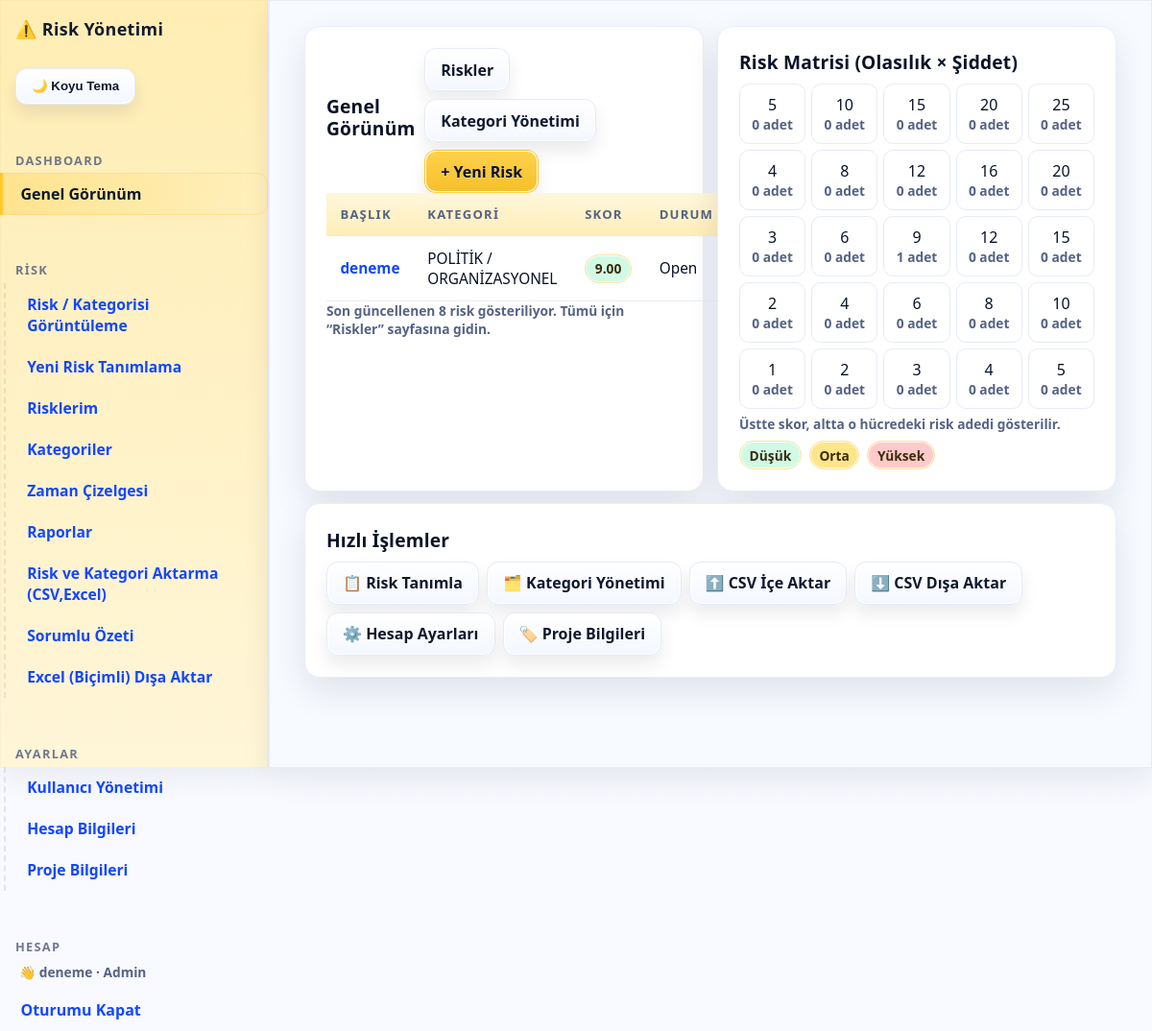
Screenshot of /dashboard (signed in) with the database file from the repository.
### riskapp/models.py (models this page shows, shortened)
class Risk(db.Model):
    __tablename__ = "risks"
    id          = db.Column(db.Integer, primary_key=True)
    title       = db.Column(db.String(200), nullable=False, index=True)
    category    = db.Column(db.String(100), nullable=True, index=True)  # not: string olarak kalıyor
    description = db.Column(db.Text, nullable=True)
    owner       = db.Column(db.String(120), nullable=True)
    status      = db.Column(db.String(50), default="Open", index=True)
    risk_type   = db.Column(db.String(20), nullable=True)   # "product" | "project" | ...
    responsible = db.Column(db.String(120), nullable=True)  # Sorumlu kişi/ekip
    mitigation  = db.Column(db.Text, nullable=True)         # Önlemler / faaliyetler
    duration    = db.Column(db.String(100), nullable=True)  # Etki süresi (örn: 6 ay, proje boyunca)
    start_month = db.Column(db.String(20),  nullable=True)  # Başlangıç ayı (YYYY-MM)
    end_month   = db.Column(db.String(20),  nullable=True)  # Bitiş ayı (YYYY-MM)
    project_id  = db.Column(db.Integer, index=True)         # ProjectInfo.id ile eşleştirilir (FK opsiyonel)
    created_at  = db.Column(db.DateTime, default=datetime.utcnow)
    updated_at  = db.Column(db.DateTime, default=datetime.utcnow, onupdate=datetime.utcnow)
    evaluations = db.relationship(
        "Evaluation", backref="risk", cascade="all, delete-orphan", lazy=True
    )
    comments = db.relationship(
        "Comment", backref="risk", cascade="all, delete-orphan", lazy=True
    )
    def avg_prob(self):
        vals = [e.probability for e in self.evaluations if e.probability is not None]
        return (sum(vals) / len(vals)) if vals else None
    def avg_sev(self):
        vals = [e.severity for e in self.evaluations if e.severity is not None]
        return (sum(vals) / len(vals)) if vals else None
    def score(self):
        ap, asv = self.avg_prob(), self.avg_sev()
        if ap is None or asv is None:
            return None
        return round(ap * asv, 2)

### riskapp/app.py (the view)
    @app.route("/dashboard")
    def dashboard():
        pid = _get_active_project_id()
        query = Risk.query
        if pid:
            query = query.filter(Risk.project_id == pid)
        risks = query.order_by(Risk.updated_at.desc()).all()
        matrix = [[0] * 5 for _ in range(5)]
        for r in risks:
            ap, asv = r.avg_prob(), r.avg_sev()
            if ap and asv:
                pi = min(max(int(round(ap)), 1), 5) - 1
                si = min(max(int(round(asv)), 1), 5) - 1
                matrix[si][pi] += 1
        return render_template("dashboard.html", risks=risks, matrix=matrix)

### riskapp/templates/dashboard.html (shortened to what this page needs)
{% extends "base.html" %}
{% block content %}
<div class="grid grid-2">
  <div class="card">
    <div style="display:flex;justify-content:space-between;align-items:center">
      <h3>Genel Görünüm</h3>
      <div style="display:flex;gap:8px;flex-wrap:wrap">
        <a class="btn" href="{{ url_for('risk_select') }}">Riskler</a>
        {% if session.get('role') == 'admin' %}
          <a class="btn" href="{{ url_for('categories_index') }}">Kategori Yönetimi</a>
        {% endif %}
        <a class="btn btn-primary" href="{{ url_for('risk_new') }}">+ Yeni Risk</a>
      </div>
    </div>
    <table class="table">
      <thead>
        <tr>
          <th>Başlık</th>
          <th>Kategori</th>
          <th>Skor</th>
          <th>Durum</th>
        </tr>
      </thead>
      <tbody>
        {% for r in risks[:8] %}
        <tr>
          <td><a href="{{ url_for('risk_detail', risk_id=r.id) }}">{{ r.title }}</a></td>
          <td>{{ r.category or "-" }}</td>
          <td>
            {% if r.score() %}
              {% set sc = r.score() %}
              <span class="badge {% if sc<10 %}score-low{% elif sc<16 %}score-mid{% else %}score-high{% endif %}">
                {{ '%.2f'|format(sc) }}
              </span>
            {% else %}
              <span class="badge">—</span>
            {% endif %}
          </td>
          <td>{{ r.status }}</td>
        </tr>
        {% else %}
        <tr><td colspan="4" class="small">Henüz risk bulunmuyor. “+ Yeni Risk” ile ekleyin.</td></tr>
        {% endfor %}
      </tbody>
    </table>
    <div class="small">Son güncellenen 8 risk gösteriliyor. Tümü için “Riskler” sayfasına gidin.</div>
  </div>
  <div class="card">
    <h3>Risk Matrisi (Olasılık × Şiddet)</h3>
    <div class="matrix" role="grid" aria-label="Olasılık × Şiddet matrisi">
      {% for s in range(5,0,-1) %}
        {% for p in range(1,6) %}
          {% set count = matrix[5-s][p-1] %}
          {% set score = p * s %}
          <div class="cell"
               title="P={{p}}, S={{s}} · Skor {{score}} · {{count}} adet">
            <div class="cell-score">{{ score }}</div>
            <div class="cell-count small">{{ count }} adet</div>
          </div>
        {% endfor %}
      {% endfor %}
    </div>
    <div class="small" style="margin-top:6px;">
      Üstte skor, altta o hücredeki risk adedi gösterilir.
    </div>
    <div class="small" style="margin-top:8px; display:flex; gap:8px; align-items:center;">
      <span class="badge score-low">Düşük</span>
      <span class="badge score-mid">Orta</span>
      <span class="badge score-high">Yüksek</span>
    </div>
  </div>
</div>
<div class="card" style="margin-top:12px">
  <h3>Hızlı İşlemler</h3>
  <div style="display:flex;flex-wrap:wrap;gap:8px">
    <a class="btn" href="{{ url_for('risk_identify') }}">📋 Risk Tanımla</a>
    {% if session.get('role') == 'admin' %}
      <a class="btn" href="{{ url_for('categories_index') }}">🗂️ Kategori Yönetimi</a>
      <a class="btn" href="{{ url_for('import_suggestions') }}">⬆️ CSV İçe Aktar</a>
    {% endif %}
    <a class="btn" href="{{ url_for('risks_export_csv') }}">⬇️ CSV Dışa Aktar</a>
    <a class="btn" href="{{ url_for('settings_account') }}">⚙️ Hesap Ayarları</a>
    <a class="btn" href="{{ url_for('settings_project') }}">🏷️ Proje Bilgileri</a>
  </div>
</div>
{% endblock %}

### riskapp/static/style.css (style rules this page uses)
:root { --bg:#0b0f14; --card:#121821; --muted:#8aa0b2; --fg:#e6eef8; --accent:#22c55e; --danger:#ef4444; --warn:#f59e0b; --line:#1f2937; --ink:#cfe0f0; --ink-dim:#9db0c0; --ink-strong:#e6eef8; --surface:#0f1a24; --surface-2:#0b1420; --surface-3:#111c29; --surface-4:#122136; --outline:#1b2a40; --ring:#3b82f6; }
html[data-theme="light"] { --bg:#f7f9ff; --card:#ffffff; --muted:#556384; --fg:#0a1328; --accent:#16a34a; --danger:#dc2626; --warn:#d97706; --line:#e6ebf4; --ink:#25324b; --ink-dim:#6b7692; --ink-strong:#0a1328; --surface:#f7faff; --surface-2:#fff7d6; --surface-3:#ffffff; --surface-4:#fff3cc; --outline:#e6ebf4; --ring:#ffd65a; }
* { box-sizing:border-box }
html,body { margin:0; padding:0; background:var(--bg); color:var(--fg); font-family:Inter,system-ui,Segoe UI,Roboto,Arial,sans-serif; -webkit-font-smoothing:antialiased; text-rendering:optimizeLegibility; transition: background .25s ease, color .25s ease; }
a { color:#93c5fd; text-decoration:none }
html[data-theme="light"] a { color:#1247ff }
.card { background:var(--card); border:1px solid var(--line); border-radius:16px; padding:16px; box-shadow:0 10px 30px rgba(0,0,0,.25); transition: background .25s ease, border-color .25s ease, box-shadow .25s ease; }
html[data-theme="light"] .card { box-shadow:0 14px 36px rgba(15,23,42,.10); }
.btn { display:inline-block; padding:10px 14px; border-radius:12px; background:#334155; color:#e5e7eb; border:1px solid var(--line); cursor:pointer; transition:opacity .15s ease, transform .02s ease, box-shadow .25s ease, background .25s ease, color .25s ease; font-weight:700; }
.btn-primary { background:#2563eb }
html[data-theme="light"] .btn { background:linear-gradient(180deg,#ffffff,#f4f7ff); color:#0f182d; border-color:#e6ebf4; box-shadow:0 10px 18px rgba(13,19,33,.08), inset 0 0 0 1px rgba(255,255,255,.95); }
html[data-theme="light"] .btn-primary { background:linear-gradient(180deg,#ffd24d,#f7bf2a); color:#0a1228; border-color:transparent; text-shadow:0 1px 0 rgba(255,255,255,.35); }
.grid { display:grid; gap:16px }
.grid-2 { grid-template-columns:repeat(2,minmax(0,1fr)) }
.table { width:100%; border-collapse:collapse }
.table th,.table td { border-bottom:1px solid var(--line); padding:10px; text-align:left; }
.table th { font-size:.86rem; letter-spacing:.06em; text-transform:uppercase; color:var(--muted); }
html[data-theme="light"] .table th,.table td { border-bottom-color:#e6ebf4; }
.badge { padding:4px 8px; border-radius:999px; font-size:.8rem; border:1px solid var(--line); background:#0f172a; color:var(--fg); }
html[data-theme="light"] .badge { background:#fff7df; border-color:#ffe3a1; color:#3a2c0e; font-weight:700; }
.matrix { display:grid; grid-template-columns:repeat(5,1fr); gap:6px }
.cell { padding:10px; border-radius:10px; text-align:center; background:#0b1220; border:1px solid #1f2a3a; color:var(--fg); }
.score-low { background:#064e3b }
.score-mid { background:#78350f }
.score-high { background:#7f1d1d }
html[data-theme="light"] .cell { background:#ffffff; color:#0a1328; border-color:#e6ebf4; }
html[data-theme="light"] .score-low { background:#d1fae5 }
html[data-theme="light"] .score-mid { background:#fde68a }
html[data-theme="light"] .score-high { background:#fecaca }
.small { font-size:.9rem; color:#a3b5c3 }
html[data-theme="light"] .small { color:#556384 }

### rows the page displays
Risk: title "deneme", category "POLİTİK / ORGANİZASYONEL", sc "9.00", status "Open"

### other values shown
{{ session.get('username') }} "deneme"
{{ session.get('role')|capitalize }} "Admin"
{{ score }} "5" "10" "15" "20" "25" "4" "8" "12" "16" "20" "3" "6" "9" "12" "15" "2" "4" "6" "8" "10" "1" "2" "3" "4" "5"
{{ count }} "0" "0" "0" "0" "0" "0" "0" "0" "0" "0" "0" "0" "1" "0" "0" "0" "0" "0" "0" "0" "0" "0" "0" "0" "0"
